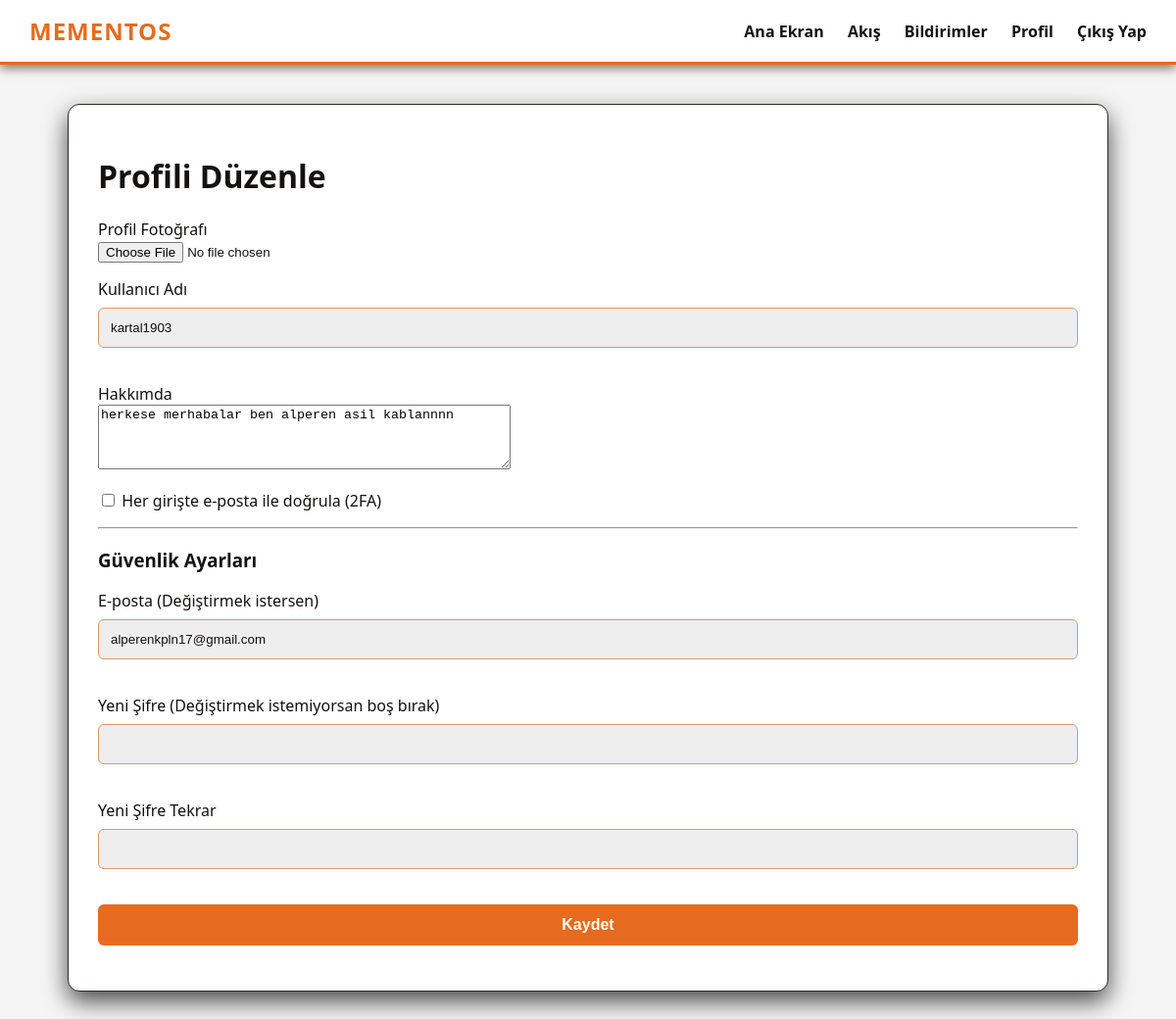
Screenshot of /edit_profile (signed in) with the database file from the repository.
### app/models.py (models this page shows, shortened)
class User(UserMixin, db.Model):
    id: so.Mapped[int] = so.mapped_column(primary_key=True)
    username: so.Mapped[str] = so.mapped_column(sa.String(64), index=True, unique=True)
    email: so.Mapped[str] = so.mapped_column(sa.String(120), index=True, unique=True)
    password_hash: so.Mapped[Optional[str]] = so.mapped_column(sa.String(256))
    about_me: so.Mapped[Optional[str]] = so.mapped_column(sa.String(140))
    last_seen: so.Mapped[Optional[datetime]] = so.mapped_column(default=lambda: datetime.now(timezone.utc))
    profile_pic: so.Mapped[Optional[str]] = so.mapped_column(sa.String(120))
    is_verified: so.Mapped[bool] = so.mapped_column(sa.Boolean, default=False, server_default=sa.text('0'))
    verification_code: so.Mapped[Optional[str]] = so.mapped_column(sa.String(10))
    require_2fa: so.Mapped[bool] = so.mapped_column(sa.Boolean, default=False, server_default=sa.text('0'))
    posts: so.WriteOnlyMapped['Post'] = so.relationship(back_populates='author', cascade='all, delete-orphan')
    comments: so.WriteOnlyMapped['Comment'] = so.relationship(back_populates='author', cascade='all, delete-orphan')
    likes: so.WriteOnlyMapped['Like'] = so.relationship(back_populates='author', cascade='all, delete-orphan')
    notifications: so.WriteOnlyMapped['Notification'] = so.relationship(back_populates='user', cascade='all, delete-orphan')
    followed: so.WriteOnlyMapped['User'] = so.relationship(
        secondary=followers,
        primaryjoin=(followers.c.follower_id == id),
        secondaryjoin=(followers.c.followed_id == id),
        back_populates='followers'
    )
    followers: so.WriteOnlyMapped['User'] = so.relationship(
        secondary=followers,
        primaryjoin=(followers.c.followed_id == id),
        secondaryjoin=(followers.c.follower_id == id),
        back_populates='followed'
    )

### app/main/routes.py (the view)
@bp.route('/edit_profile', methods=['GET', 'POST'])
@login_required
def edit_profile():
    form = EditProfileForm()
    if form.validate_on_submit():
        if form.profile_pic.data:
            picture_file = form.profile_pic.data
            _, f_ext = os.path.splitext(picture_file.filename)
            picture_filename = current_user.username + f_ext
            picture_path = os.path.join(current_app.root_path, 'static', 'profile_pics', picture_filename)
            os.makedirs(os.path.dirname(picture_path), exist_ok=True)
            picture_file.save(picture_path)
            current_user.profile_pic = picture_filename
        current_user.username = form.username.data
        current_user.about_me = form.about_me.data
        current_user.require_2fa = form.require_2fa.data
        email_changed = form.email.data != current_user.email
        password_changed = bool(form.new_password.data)
        if email_changed or password_changed:
            code = str(random.randint(100000, 999999))
            session['security_code'] = code
            session['pending_email'] = form.email.data if email_changed else None
            session['pending_password'] = form.new_password.data if password_changed else None
            send_security_email(current_user, code)
            db.session.commit() # Save username, about_me etc.
            flash('Güvenlik ayarlarınızı değiştirmek için mevcut e-postanıza bir onay kodu gönderdik.')
            return redirect(url_for('main.verify_security'))
        db.session.commit()
        flash('Değişiklikleriniz kaydedildi.')
        return redirect(url_for('main.index'))
    elif request.method == 'GET':
        form.username.data = current_user.username
        form.email.data = current_user.email
        form.about_me.data = current_user.about_me
        form.require_2fa.data = current_user.require_2fa
    return render_template('edit_profile.html', title='Profili Düzenle', form=form)

### app/main/forms.py
class EditProfileForm(FlaskForm):
    username = StringField('Kullanıcı Adı', validators=[DataRequired()])
    email = StringField('E-posta (Değiştirmek istersen)', validators=[DataRequired(), Email()])
    about_me = TextAreaField('Hakkımda', validators=[Length(min=0, max=140)])
    profile_pic = FileField('Profil Fotoğrafı', validators=[FileAllowed(['jpg', 'png', 'jpeg'])])
    require_2fa = BooleanField('Her girişte e-posta ile doğrula (2FA)')
    new_password = PasswordField('Yeni Şifre (Değiştirmek istemiyorsan boş bırak)')
    new_password_again = PasswordField('Yeni Şifre Tekrar', validators=[EqualTo('new_password', message='Şifreler eşleşmelidir.')])
    submit = SubmitField('Kaydet')

### app/main/routes.py (called while the page is built)
@bp.before_request
def before_request():
    if current_user.is_authenticated:
        current_user.last_seen = datetime.now(timezone.utc)
        db.session.commit()

@bp.context_processor
def inject_notifications():
    if current_user.is_authenticated:
        unread_count = db.session.scalar(sa.select(sa.func.count(Notification.id)).where(Notification.user_id == current_user.id, Notification.is_read == False))
        return dict(unread_notifications_count=unread_count or 0)
    return dict(unread_notifications_count=0)

### app/models.py (called while the page is built)
@login.user_loader
def load_user(id):
    return db.session.get(User, int(id))

### app/templates/edit_profile.html (shortened to what this page needs)
{% extends "base.html" %}
{% block content %}
    <h1>Profili Düzenle</h1>
    <form action="" method="post" enctype="multipart/form-data">
        <p>
            {{ form.profile_pic.label }}<br>
            {{ form.profile_pic() }}<br>
        </p>
        <p>
            {{ form.username.label }}<br>
            {{ form.username(size=32) }}<br>
        </p>
        <p>
            {{ form.about_me.label }}<br>
            {{ form.about_me(cols=50, rows=4) }}<br>
        </p>
        <p>
            {{ form.require_2fa() }} {{ form.require_2fa.label }}
        </p>
        <hr>
        <h3>Güvenlik Ayarları</h3>
        <p>
            {{ form.email.label }}<br>
            {{ form.email(size=32) }}<br>
        </p>
        <p>
            {{ form.new_password.label }}<br>
            {{ form.new_password(size=32) }}<br>
        </p>
        <p>
            {{ form.new_password_again.label }}<br>
            {{ form.new_password_again(size=32) }}<br>
        </p>
        <p>{{ form.submit() }}</p>
    </form>
{% endblock %}

### app/static/css/style.css (style rules this page uses)
:root { --bg-dark: #F5F5F5; --box-bg: #FFFFFF; --text-main: #14110F; --accent-orange: #E56B1F; --accent-brown: #D49A73; --input-bg: #EEEEEE; --window-header: #E0E0E0; --window-header-text: #333; --masonry-bg: rgba(255, 255, 255, 0.85); --window-bg: rgba(255, 255, 255, 0.85); }
body { background-color: var(--bg-dark); color: var(--text-main); font-family: 'Segoe UI', Tahoma, Geneva, Verdana, sans-serif; margin: 0; padding: 0; }
input[type="text"], input[type="password"], input[type="email"] { width: 100%; padding: 12px; margin: 8px 0 20px 0; background-color: var(--input-bg); border: 1px solid var(--accent-brown); color: var(--text-main); border-radius: 6px; box-sizing: border-box; transition: border 0.3s ease; }
input[type="submit"] { background-color: var(--accent-orange); color: #fff; border: none; padding: 12px 25px; font-size: 1em; font-weight: bold; border-radius: 6px; cursor: pointer; transition: background-color 0.3s ease, transform 0.1s; width: 100%; }

### rows the page displays
User: username "kartal1903", about_me "herkese merhabalar ben alperen asil kablannnn", email "alperenkpln17@gmail.com"
